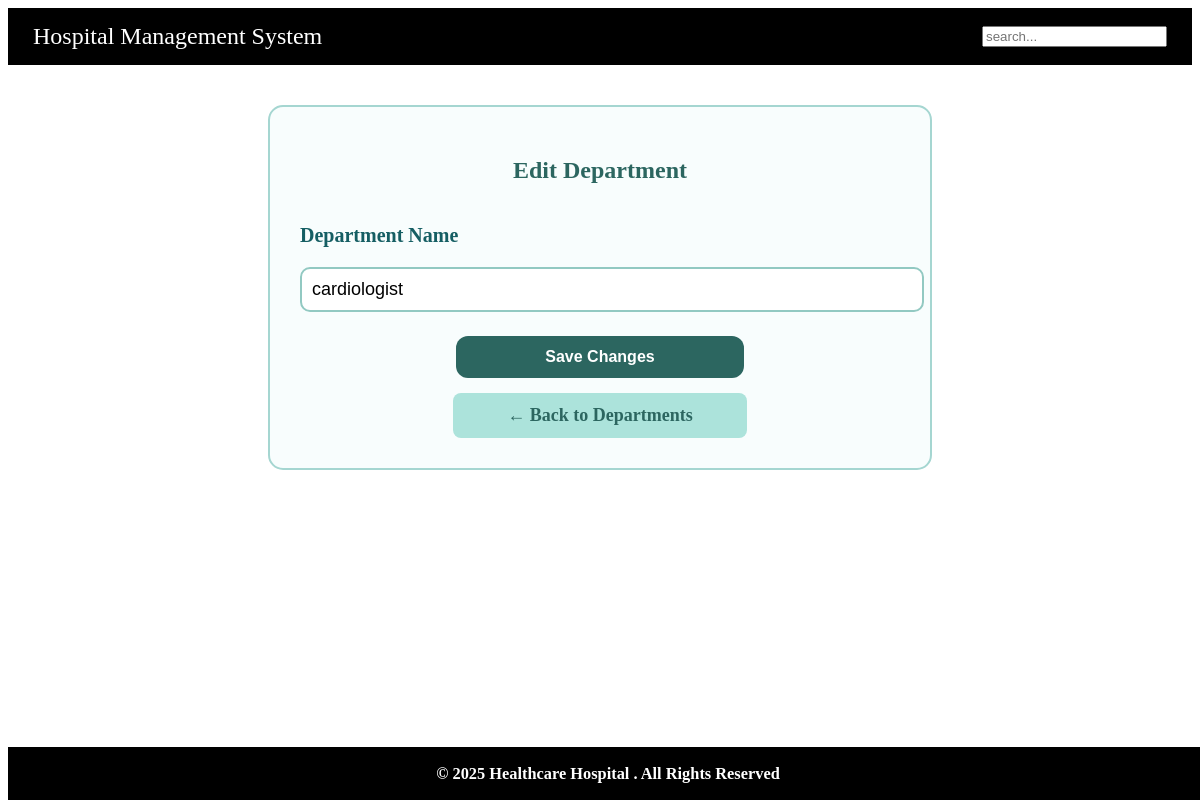
Page /edit_department/1 (signed in) on the earlier database version.
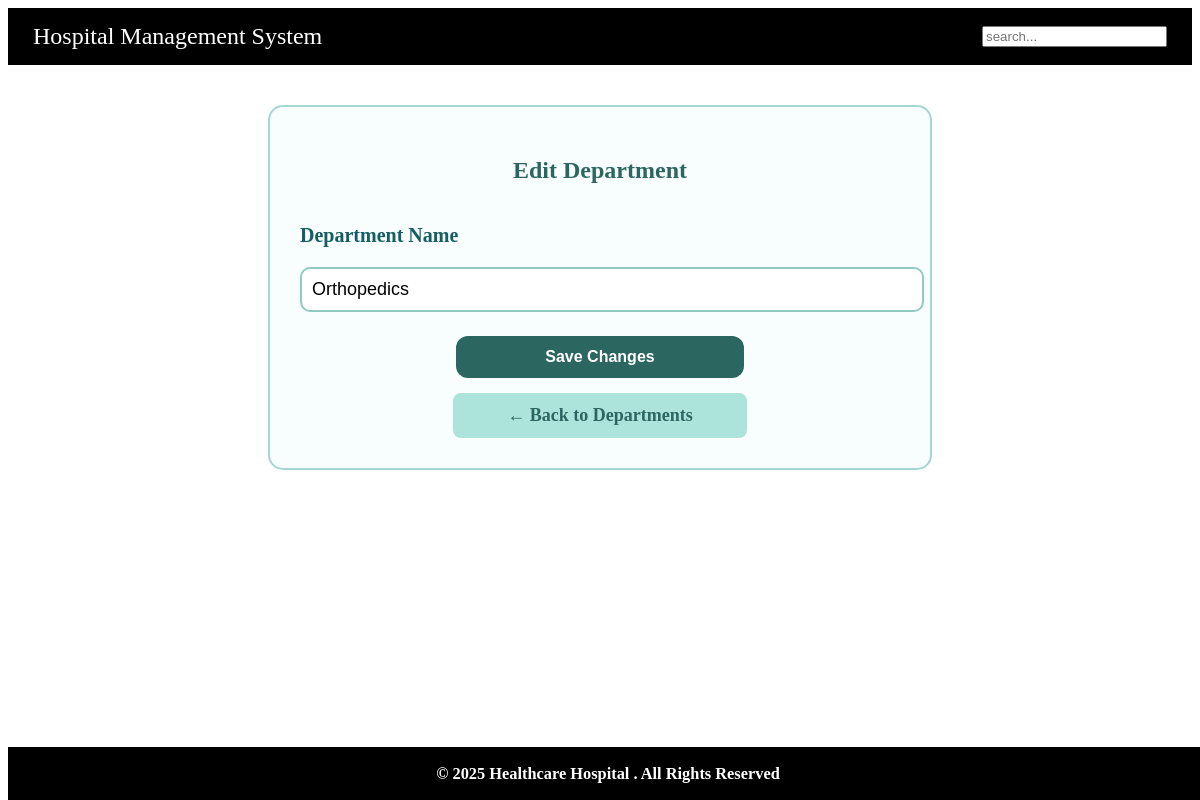
Same page on the later database version.
### app.py (models this page shows)
class Department(db.Model):
    __tablename__='medical_departments'
    id=db.Column(db.Integer,primary_key=True)
    name=db.Column(db.String(100),unique=True,nullable=False)
    description=db.Column(db.Text)
    doctors=db.relationship("User",back_populates="department")

### app.py (the view)
@app.route('/edit_department/<int:dept_id>')
def edit_department(dept_id):
    if 'role' not in session or session['role']!='admin':
        return redirect(url_for('login'))
    department=Department.query.get(dept_id)
    if not department:
        return redirect(url_for('departments_page'))
    return render_template('edit_department.html', department=department)

### templates/edit_department.html (shortened to what this page needs)
{% extends "base.html" %}
{% block content %}
<div class="edit-dept-content">
    <div class="edit-dept-box">
        <h2>Edit Department</h2>
        <form action="{{ url_for('update_department', dept_id=department.id) }}" method="POST" class="edit-form">
            <label for="dept_name">Department Name</label>
            <input type="text" id="dept_name" name="dept_name" value="{{ department.name }}" required>
            <button type="submit" class="save-btn">Save Changes</button>
        </form>
        <a href="{{ url_for('departments_page') }}" class="back-btn">← Back to Departments</a>
    </div>
</div>
{% endblock %}

Differences in the rows shown:
changed Department: dept_name "cardiologist" → "Orthopedics"
